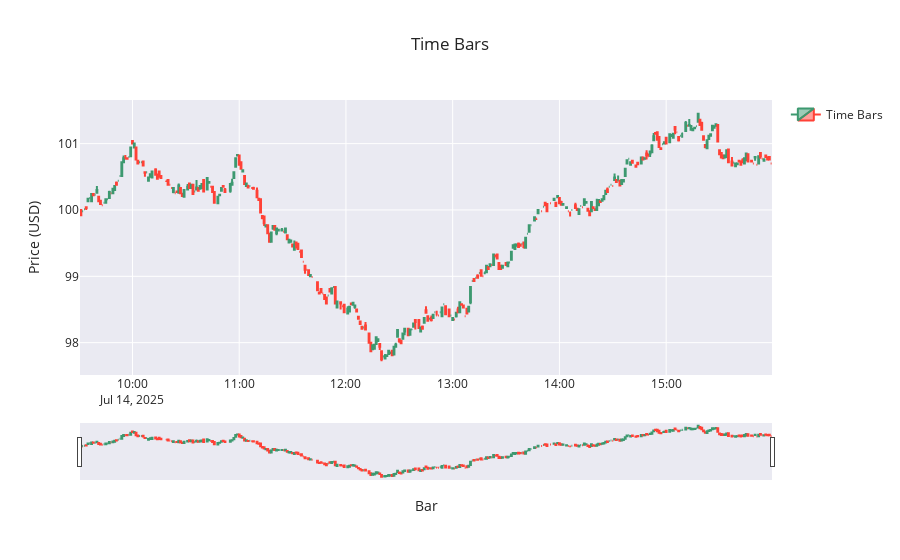

Notebook cell for this chart:
### Markdown cell above
### Time Chart

### Code cell
fig = go.Figure(data=[go.Candlestick(
    x=time_bars['start_time'],
    open=time_bars['open'],
    high=time_bars['high'],
    low=time_bars['low'],
    close=time_bars['close'],
    name='Time Bars'
)])

fig.update_layout(
    title=f'Time Bars',
    yaxis_title='Price (USD)',
    xaxis_title='Bar',
    xaxis_rangeslider_visible=True, 
    template='seaborn', # other options: plotly, plotly_white, plotly_dark, simple_white
    showlegend=True,
)

### Figure 1 — Plotly figure (JSON) as saved in the notebook; plotly's stock layout.template omitted (floating-point values rounded to 4 significant figures; data arrays with more than 128 entries replaced by an {"elided": "..."} marker saying what was removed)
{"data": [{"close": {"elided": "389 float values"}, "high": {"elided": "389 float values"}, "low": {"elided": "389 float values"}, "name": "Time Bars", "open": {"elided": "389 float values"}, "type": "candlestick", "x": {"elided": "389 str values"}}], "layout": {"showlegend": true, "title": {"text": "Time Bars"}, "xaxis": {"rangeslider": {"visible": true}, "title": {"text": "Bar"}}, "yaxis": {"title": {"text": "Price (USD)"}}}}
